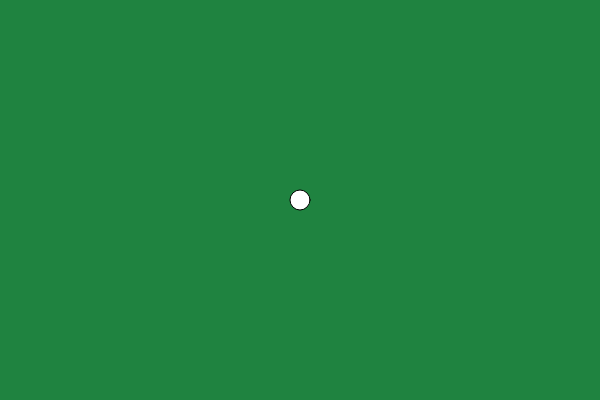
Frame 1 (no input)
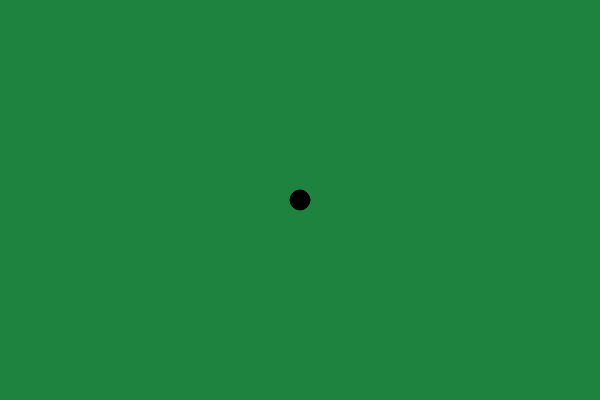
Frame 60 (no input)
Frame 120 (the mouse pressed at the canvas centre since frame 60): identical to frame 60, image omitted

The p5.js sketch that drew these frames (run headless with seeded random() and noise() and a simulated clock; from frame 60 on, the mouse is pressed at the canvas centre):

// p5.js sketch
// ── sketch.js
nivelDificuldade = Number(window.prompt("Qual a dificuldade do jogo você gostaria de jogar? Resnponda com um número de 1 a 15."))

var largura = 600;
var altura = 400;

var corTabuleiro = "#1F8340";
var corBolinha = 0;

var xBolinha = 300;
var yBolinha = 200;
var dBolinha = 20;

var velocidadeXBolinha = nivelDificuldade;
var velocidadeYBolinha = nivelDificuldade;

function setup() {
  createCanvas(largura, altura);
}

function criarTabuleiro(corTabuleiro){
  background(corTabuleiro);
}

function criarBolinha(){
  circle(xBolinha, yBolinha, dBolinha);
  fill(corBolinha);
}

function movimentarBolinha(){
  xBolinha = xBolinha + velocidadeXBolinha;
  yBolinha = yBolinha + velocidadeYBolinha;
}

function verificarColisao(){
  if(xBolinha >= (600-(dBolinha/2)) || xBolinha <= (dBolinha/2)){
    velocidadeXBolinha = -1*velocidadeXBolinha;
  }
  if(yBolinha >= (400-(dBolinha/2)) || yBolinha <= (dBolinha/2)){
    velocidadeYBolinha = -1*velocidadeYBolinha;
  }
}

function draw() {
  criarTabuleiro(corTabuleiro);
  criarBolinha();
  movimentarBolinha();
  verificarColisao();
}
